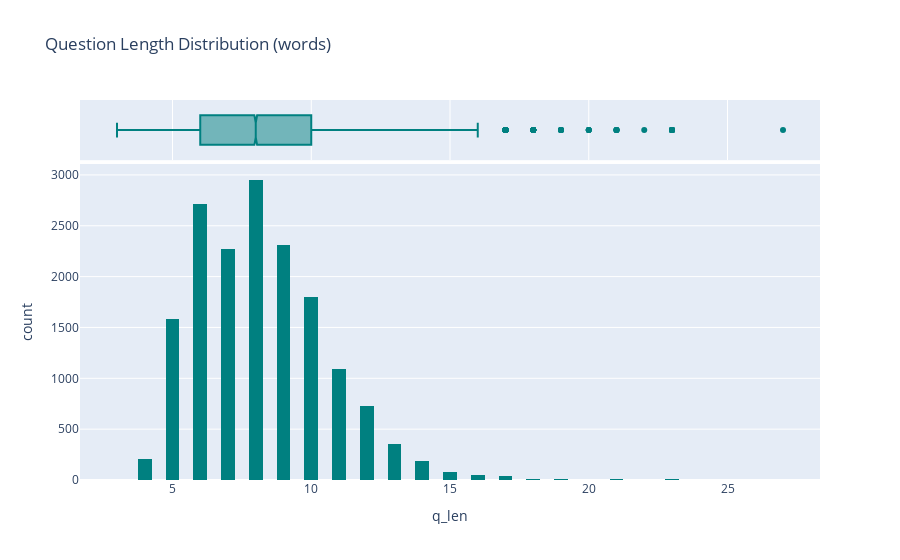

Here is the notebook cell this chart was saved with:
### Code cell
fig = px.histogram(
    df,
    x="q_len",
    nbins=50,
    title="Question Length Distribution (words)",
    marginal="box", # adds a boxplot on top
    color_discrete_sequence=["teal"]
)
fig.show()

### Figure 1 — Plotly figure (JSON) as saved in the notebook; plotly's stock layout.template omitted (floating-point values rounded to 4 significant figures; data arrays with more than 128 entries replaced by an {"elided": "..."} marker saying what was removed)
{"data": [{"bingroup": "x", "hovertemplate": "q_len=%{x}<br>count=%{y}<extra></extra>", "legendgroup": "", "marker": {"color": "teal", "pattern": {"shape": ""}}, "name": "", "nbinsx": 50, "orientation": "v", "showlegend": false, "type": "histogram", "x": {"elided": "16407 int values"}, "xaxis": "x", "yaxis": "y"}, {"hovertemplate": "q_len=%{x}<extra></extra>", "legendgroup": "", "marker": {"color": "teal"}, "name": "", "notched": true, "showlegend": false, "type": "box", "x": {"elided": "16407 int values"}, "xaxis": "x2", "yaxis": "y2"}], "layout": {"barmode": "relative", "legend": {"tracegroupgap": 0}, "title": {"text": "Question Length Distribution (words)"}, "xaxis": {"anchor": "y", "domain": [0, 1], "title": {"text": "q_len"}}, "xaxis2": {"anchor": "y2", "domain": [0, 1], "matches": "x", "showgrid": true, "showticklabels": false}, "yaxis": {"anchor": "x", "domain": [0, 0.8316], "title": {"text": "count"}}, "yaxis2": {"anchor": "x2", "domain": [0.8416, 1], "matches": "y2", "showgrid": false, "showline": false, "showticklabels": false, "ticks": ""}}}
